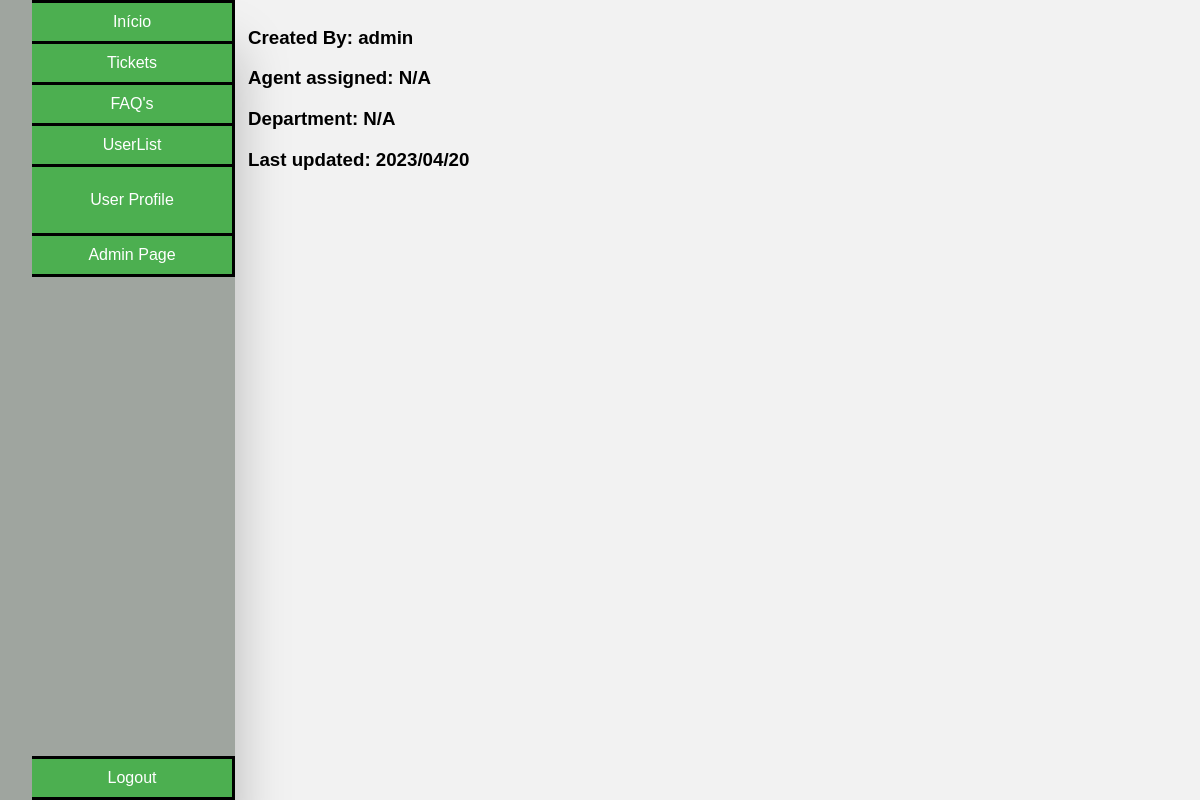
Before: /ticket_page.php?ticket_id=1 (signed in) with the older database file.
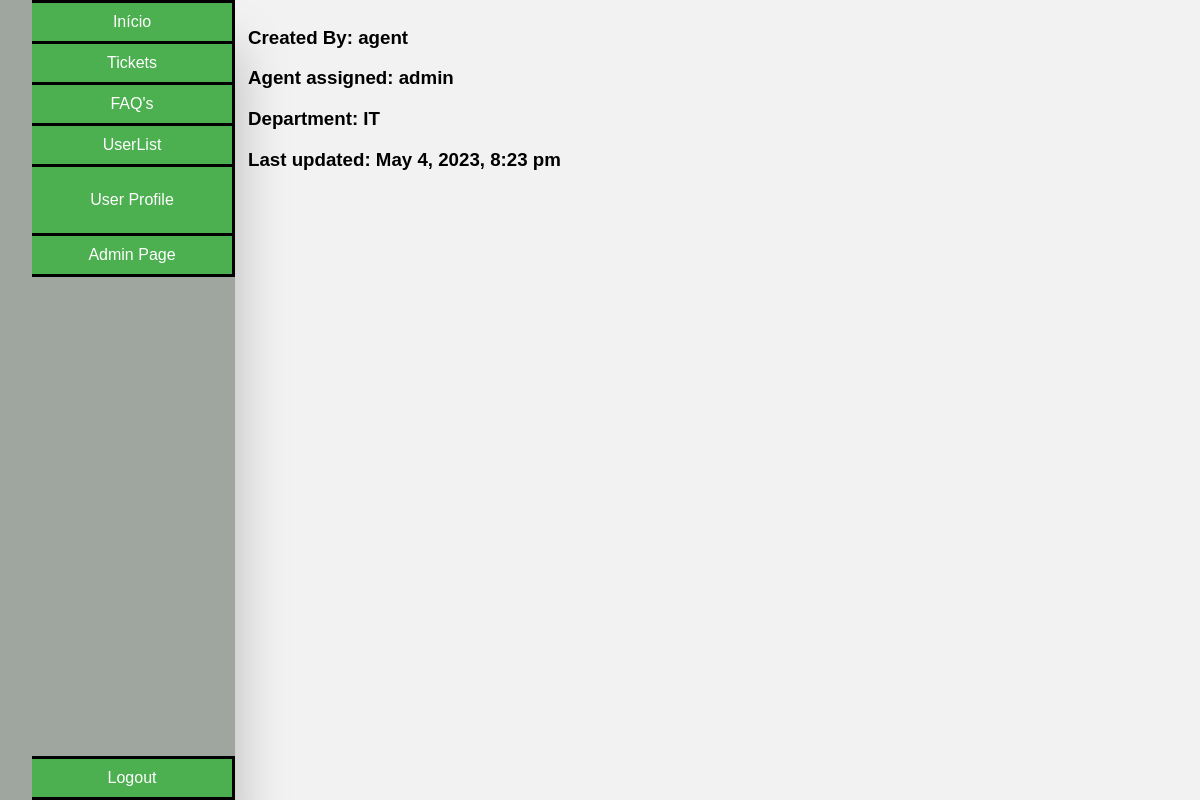
After: the same page with the newer database file.
### tables this page shows
CREATE TABLE user(
    id INTEGER PRIMARY KEY,
    name VARCHAR(50) NOT NULL,
    username VARCHAR(50) UNIQUE NOT NULL,
    email VARCHAR(50) UNIQUE NOT NULL,
    password VARCHAR(255) NOT NULL,
    role VARCHAR(10) CHECK(role = 'client' or role = 'agent' or role = 'admin') NOT NULL
);

CREATE TABLE tickets(
    id INTEGER PRIMARY KEY,
    department_id INTEGER,
    client_id INTEGER,
    agent_id INTEGER,
    subject VARCHAR(200) NOT NULL,
    description TEXT NOT NULL,
    status VARCHAR(10) CHECK(status = 'open' or status = 'assigned' or status = 'closed') NOT NULL,
    priority VARCHAR(10) CHECK(priority = 'low' or priority = 'medium' or priority ='high') NOT NULL,
    created_at DATETIME NOT NULL,
    updated_at DATETIME,
    FOREIGN KEY (department_id) REFERENCES department(id),
    FOREIGN KEY (client_id) REFERENCES user(id),
    FOREIGN KEY (agent_id) REFERENCES user(id)
);

CREATE TABLE department(
    id INTEGER PRIMARY KEY,
    name VARCHAR(50) NOT NULL
);

### functions.php (called while the page is built, shortened)
<?php
function searchUser($id){
    $db = getDatabaseConnection();
    $stmt = $db->prepare('SELECT * FROM user WHERE id = ?');
    $stmt->execute(array($id));
    return $stmt->fetch();
}
function searchDepartment($department_id){
    $db = getDatabaseConnection();
    $stmt = $db->prepare('SELECT * FROM department WHERE id = ?');
    $stmt->execute(array($department_id));
    $department = $stmt->fetch();
    return $department;
}
?>

### ticket_page.php (the view, shortened to what this page needs)
<?php
require_once('functions.php');
$db = getDatabaseConnection();
$user = searchUser($_SESSION["user_id"]);
$stmt = $db->prepare('SELECT * FROM tickets WHERE id = ?');
$stmt->execute(array($_GET["ticket_id"]));
$ticket_to_display = $stmt->fetch();
?>
<!DOCTYPE html>
<html lang="en-US">
<link rel="stylesheet" href="css/style_index.css">
   <head>
   </head>
   <body>
    <div class="container_master">
      <div class="container">
        <ul class="buttons">
            <li class="index"><a href="index.php">Início</a></li>
            <li class="tickets"><a href="tickets.php">Tickets</a></li>
            <li class="faqs"><a href="faqs.php">FAQ's</a></li>
            <li class="users"><a href="users.php">UserList</a></li>
            <li class="profile"><button onclick="sendDataUser('<?php echo $user['username'] ?>')">User Profile</button></li>
            <?php if($user["role"] == "admin"): ?>
            <li class="admin_page"><a href="admin_page.php">Admin Page</a></li>
            <?php endif; ?>
            <li class="logout"><a href="logout.php">Logout</a></li>
        </ul>
      </div>
      <div class="content">
        <div>
          <h3>Created By: <?php $search_user = searchUser($ticket_to_display["client_id"]); echo $search_user["name"]?></h3>
          <h3>Agent assigned: <?php $search_user = searchUser($ticket_to_display["agent_id"]); if($search_user != null){echo $search_user["name"];}else{echo "N/A";}?></h3>
          <h3>Department: <?php $department = searchDepartment($ticket_to_display["department_id"]);if($department != null){echo $department["name"];}else{echo "N/A";}?></h3>
          <h3>Last updated: <?php if($ticket_to_display["updated_at"] == null){echo $ticket_to_display["created_at"];}else{echo $ticket_to_display["updated_at"];} ?></h3>
        </div>
      </div>
    </div>
   </body>
</html>

Changed rows visible on the page:
now on this page (row unchanged): user: name "agent"
shown differently, row unchanged: user "admin": name (not shown) → "admin"
now on this page (row unchanged): department: name "IT"
changed tickets: updated_at (not shown) → "May 4, 2023, 8:23 pm"; created_at "2023/04/20" → (not shown)
Other visible differences:
$search_user["name"]: "admin" → "agent"
text no longer shown: "N/A N/A"
